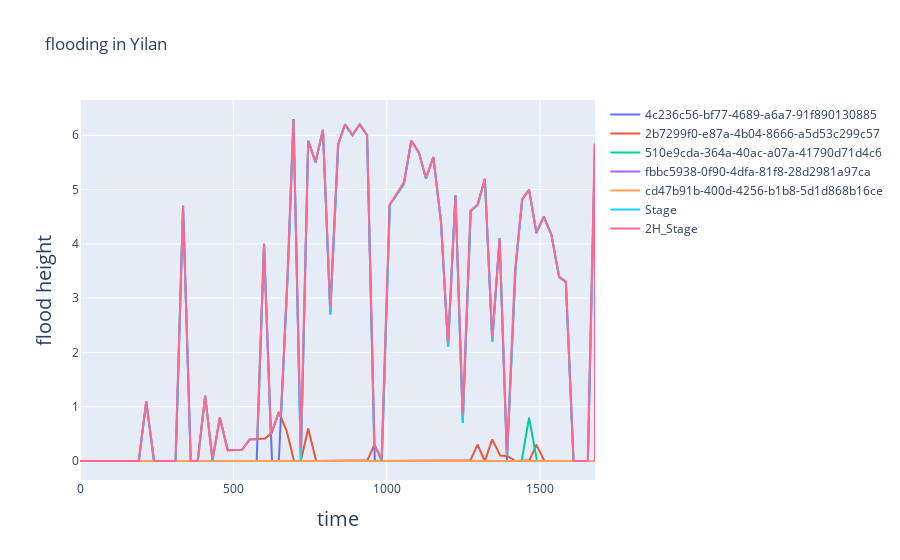

The notebook cell this image was saved under:
### Code cell
show = plot.mat_plot(event.iloc[:,1:],x_name='time',y_name='flood height', title='flooding in {}'.format(region_en))
show.plotly_plot()

### Figure 1 — Plotly figure (JSON) as saved in the notebook; plotly's stock layout.template omitted (floating-point values rounded to 4 significant figures; data arrays with more than 128 entries replaced by an {"elided": "..."} marker saying what was removed)
{"data": [{"name": "4c236c56-bf77-4689-a6a7-91f890130885", "type": "scatter", "x": {"elided": "1680 int values"}, "y": {"elided": "1680 float values"}}, {"name": "2b7299f0-e87a-4b04-8666-a5d53c299c57", "type": "scatter", "x": {"elided": "1680 int values"}, "y": {"elided": "1680 float values"}}, {"name": "510e9cda-364a-40ac-a07a-41790d71d4c6", "type": "scatter", "x": {"elided": "1680 int values"}, "y": {"elided": "1680 float values"}}, {"name": "fbbc5938-0f90-4dfa-81f8-28d2981a97ca", "type": "scatter", "x": {"elided": "1680 int values"}, "y": {"elided": "1680 int values"}}, {"name": "cd47b91b-400d-4256-b1b8-5d1d868b16ce", "type": "scatter", "x": {"elided": "1680 int values"}, "y": {"elided": "1680 int values"}}, {"name": "Stage", "type": "scatter", "x": {"elided": "1680 int values"}, "y": {"elided": "1680 float values"}}, {"name": "2H_Stage", "type": "scatter", "x": {"elided": "1680 int values"}, "y": {"elided": "1680 float values"}}], "layout": {"title": {"text": "flooding in Yilan"}, "xaxis": {"title": {"font": {"size": 20}, "text": "time"}}, "yaxis": {"title": {"font": {"size": 20}, "text": "flood height"}}}}
